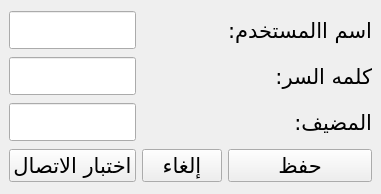
<?xml version="1.0" encoding="UTF-8"?>
<ui version="4.0">
 <class>config</class>
 <widget class="QMainWindow" name="config">
  <property name="windowModality">
   <enum>Qt::WindowModal</enum>
  </property>
  <property name="geometry">
   <rect>
    <x>0</x>
    <y>0</y>
    <width>338</width>
    <height>194</height>
   </rect>
  </property>
  <property name="font">
   <font>
    <family>Arabic Typesetting</family>
    <pointsize>16</pointsize>
   </font>
  </property>
  <property name="windowTitle">
   <string>D.P.A-إعدادات</string>
  </property>
  <property name="windowIcon">
   <iconset resource="../qrc_source/source.qrc">
    <normaloff>:/MainIcon/Image/pngtree-beautiful-wheat-glyph-vector-icon-png-image_2003301.jpg</normaloff>:/MainIcon/Image/pngtree-beautiful-wheat-glyph-vector-icon-png-image_2003301.jpg</iconset>
  </property>
  <property name="layoutDirection">
   <enum>Qt::RightToLeft</enum>
  </property>
  <property name="locale">
   <locale language="Arabic" country="Tunisia"/>
  </property>
  <widget class="QWidget" name="centralwidget">
   <layout class="QGridLayout" name="gridLayout">
    <item row="2" column="5">
     <widget class="QLineEdit" name="dbHost"/>
    </item>
    <item row="1" column="5">
     <widget class="QLineEdit" name="dbPassword">
      <property name="maxLength">
       <number>50</number>
      </property>
      <property name="echoMode">
       <enum>QLineEdit::PasswordEchoOnEdit</enum>
      </property>
     </widget>
    </item>
    <item row="0" column="5">
     <widget class="QLineEdit" name="dbUserName">
      <property name="maxLength">
       <number>50</number>
      </property>
     </widget>
    </item>
    <item row="0" column="1">
     <widget class="QLabel" name="label">
      <property name="text">
       <string>اسم االمستخدم:</string>
      </property>
     </widget>
    </item>
    <item row="3" column="1">
     <widget class="QPushButton" name="save">
      <property name="text">
       <string>حفظ</string>
      </property>
     </widget>
    </item>
    <item row="3" column="5">
     <widget class="QPushButton" name="testConnection">
      <property name="text">
       <string>اختبار الاتصال</string>
      </property>
     </widget>
    </item>
    <item row="2" column="1">
     <widget class="QLabel" name="label_3">
      <property name="text">
       <string>المضيف:</string>
      </property>
     </widget>
    </item>
    <item row="3" column="3">
     <widget class="QPushButton" name="cancel">
      <property name="text">
       <string>إلغاء</string>
      </property>
     </widget>
    </item>
    <item row="1" column="1">
     <widget class="QLabel" name="label_2">
      <property name="text">
       <string>كلمه السر:</string>
      </property>
     </widget>
    </item>
   </layout>
  </widget>
 </widget>
 <resources>
  <include location="../qrc_source/source.qrc"/>
 </resources>
 <connections/>
</ui>
